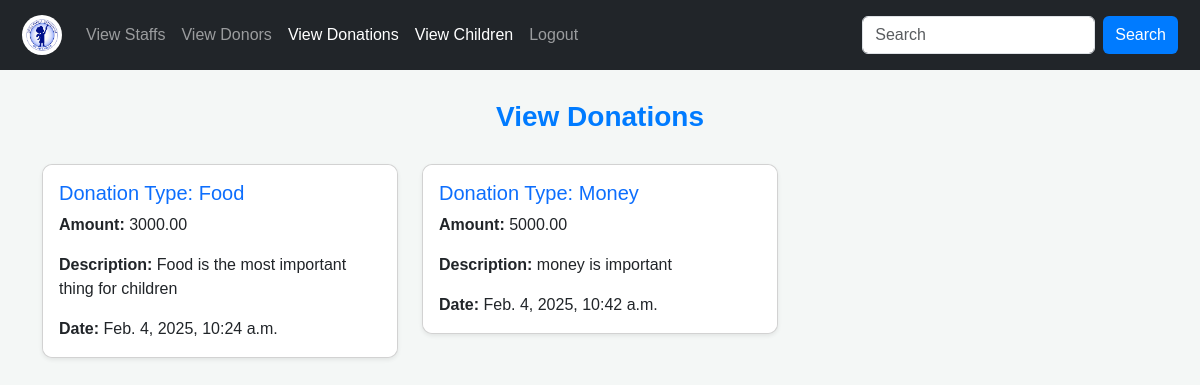
The page /viewdonations/ on the database as committed earlier.
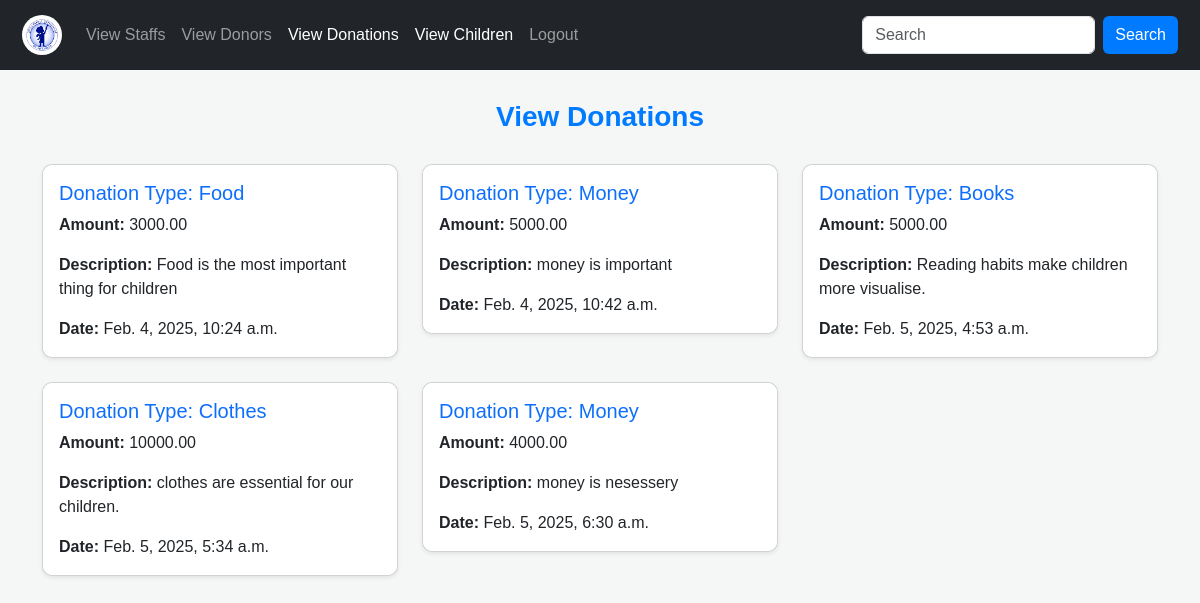
The same page on the database as committed later.
### app/models.py (models this page shows, shortened)
class Donation(models.Model):
    donor = models.ForeignKey(DonorRegister, on_delete=models.CASCADE)
    amount = models.DecimalField(max_digits=10, decimal_places=2, null=True, blank=True)
    donation_type = models.CharField(max_length=100, choices=[
        ('Money', 'Money'),
        ('Clothes', 'Clothes'),
        ('Food', 'Food'),
        ('Books', 'Books'),
        ('Others', 'Others')
    ])
    description = models.TextField()
    donation_date = models.DateTimeField(auto_now_add=True)

### app/views.py (the view)
# urls.py: path('viewdonations/', views.viewdonations, name='viewdonations'),
def viewdonations(request):
    data=Donation.objects.all()
    return render(request,'admin/viewdonations.html',{'data':data})

### templates/admin/viewdonations.html (shortened to what this page needs)
<!DOCTYPE html>
<html lang="en">
<head>
    <link href="https://cdn.jsdelivr.net/npm/bootstrap@5.3.3/dist/css/bootstrap.min.css" rel="stylesheet">
</head>
<body>
    <nav class="navbar navbar-expand-lg navbar-dark bg-dark">
        <div class="container-fluid">
            <a class="navbar-brand" href="../admin_home">
                <img src="../static/R.jpg" alt="Logo">
            </a>
            <div class="collapse navbar-collapse" id="navbarNav">
                <ul class="navbar-nav me-auto">
                    <li class="nav-item"><a class="nav-link" href="../viewstaffs">View Staffs</a></li>
                    <li class="nav-item"><a class="nav-link" href="../viewdonors">View Donors</a></li>
                    <li class="nav-item"><a class="nav-link active" href="../viewdonations">View Donations</a></li>
                    <li class="nav-item"><a class="nav-link active" href="../viewchildren">View Children</a></li>
                    <li class="nav-item"><a class="nav-link" href="../logout">Logout</a></li>
                </ul>
                <form class="d-flex">
                    <input class="form-control me-2" type="text" placeholder="Search">
                    <button class="btn btn-primary" type="button">Search</button>
                </form>
            </div>
        </div>
    </nav>
    <div class="container">
        <h2 class="page-title">View Donations</h2>
    </div>
    <div class="container">
        <div class="row">
            {% for i in data %}
            <div class="col-md-4 mb-4">
                <div class="card shadow-sm">
                    <div class="card-body">
                        <h5 class="card-title text-primary">Donation Type: {{i.donation_type}}</h5>
                        <p class="card-text"><strong>Amount:</strong> {{i.amount}}</p>
                        <p class="card-text"><strong>Description:</strong> {{i.description}}</p>
                        <p class="card-text"><strong>Date:</strong> {{i.donation_date}}</p>
                    </div>
                </div>
            </div>
            {% endfor %}
        </div>
    </div>
</body>
</html>

Rows that differ between the two databases and show on the page:
added Donation: donation_type "Books", amount "5000.00", description "Reading habits make children more visualise.", donation_date "Feb. 5, 2025, 4:53 a.m."
added Donation: donation_type "Clothes", amount "10000.00", description "clothes are essential for our children.", donation_date "Feb. 5, 2025, 5:34 a.m."
added Donation: donation_type "Money", amount "4000.00", description "money is nesessery", donation_date "Feb. 5, 2025, 6:30 a.m."
